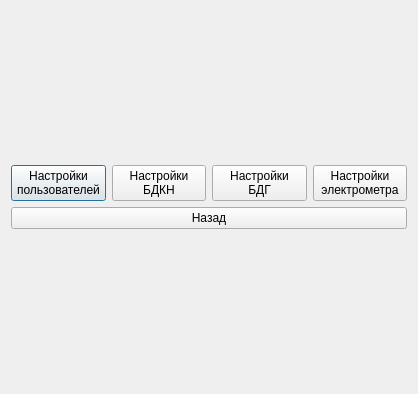
<?xml version="1.0" encoding="UTF-8"?>
<ui version="4.0">
 <class>Settings</class>
 <widget class="QDialog" name="Settings">
  <property name="geometry">
   <rect>
    <x>0</x>
    <y>0</y>
    <width>418</width>
    <height>394</height>
   </rect>
  </property>
  <property name="windowTitle">
   <string>Dialog</string>
  </property>
  <layout class="QGridLayout" name="gridLayout">
   <item row="0" column="0">
    <layout class="QVBoxLayout" name="verticalLayout">
     <item>
      <layout class="QHBoxLayout" name="horizontalLayout">
       <item>
        <widget class="QPushButton" name="pushButton">
         <property name="text">
          <string>Настройки
пользователей</string>
         </property>
        </widget>
       </item>
       <item>
        <widget class="QPushButton" name="pushButton_2">
         <property name="text">
          <string>Настройки
БДКН</string>
         </property>
        </widget>
       </item>
       <item>
        <widget class="QPushButton" name="pushButton_3">
         <property name="text">
          <string>Настройки
БДГ</string>
         </property>
        </widget>
       </item>
       <item>
        <widget class="QPushButton" name="pushButton_4">
         <property name="text">
          <string>Настройки
электрометра</string>
         </property>
        </widget>
       </item>
      </layout>
     </item>
     <item>
      <widget class="QPushButton" name="pushButton_5">
       <property name="text">
        <string>Назад</string>
       </property>
      </widget>
     </item>
    </layout>
   </item>
  </layout>
 </widget>
 <resources/>
 <connections/>
</ui>
